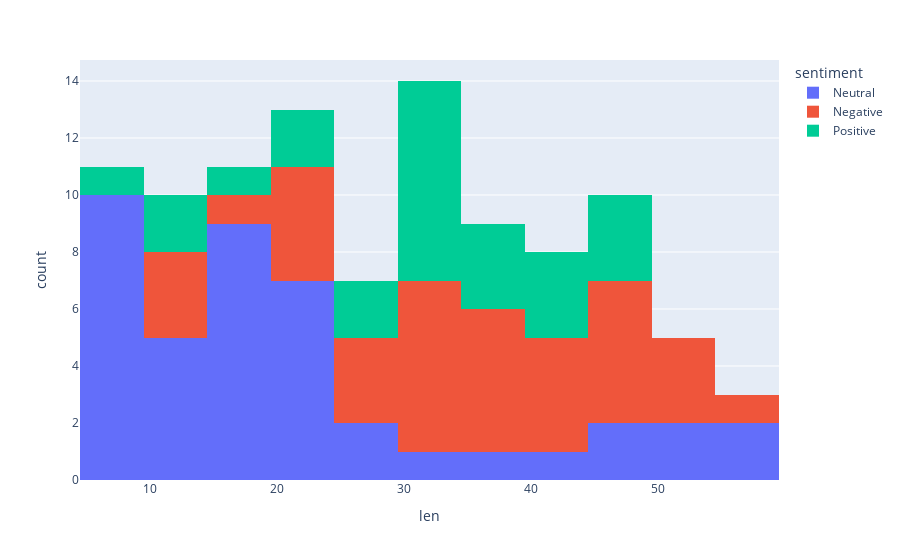

The cell this chart's notebook holds for it:
### Code cell
fig = px.histogram(df, x='len', color='sentiment')

fig.show()

### Figure 1 — Plotly figure (JSON) as saved in the notebook; plotly's stock layout.template omitted (floating-point values rounded to 4 significant figures)
{"data": [{"alignmentgroup": "True", "bingroup": "x", "hovertemplate": "sentiment=Neutral<br>len=%{x}<br>count=%{y}<extra></extra>", "legendgroup": "Neutral", "marker": {"color": "#636efa", "pattern": {"shape": ""}}, "name": "Neutral", "offsetgroup": "Neutral", "orientation": "v", "showlegend": true, "type": "histogram", "x": [21, 21, 24, 21, 15, 56, 23, 11, 7, 7, 31, 5, 29, 38, 14, 6, 18, 18, 7, 17, 17, 16, 16, 16, 21, 17, 27, 13, 46, 45, 50, 9, 59, 13, 20, 52, 8, 8, 9, 14, 9, 44], "xaxis": "x", "yaxis": "y"}, {"alignmentgroup": "True", "bingroup": "x", "hovertemplate": "sentiment=Negative<br>len=%{x}<br>count=%{y}<extra></extra>", "legendgroup": "Negative", "marker": {"color": "#EF553B", "pattern": {"shape": ""}}, "name": "Negative", "offsetgroup": "Negative", "orientation": "v", "showlegend": true, "type": "histogram", "x": [48, 50, 17, 11, 50, 31, 46, 11, 45, 22, 48, 33, 39, 55, 42, 39, 34, 28, 35, 25, 51, 41, 40, 32, 36, 20, 22, 24, 28, 10, 33, 33, 36, 43, 49], "xaxis": "x", "yaxis": "y"}, {"alignmentgroup": "True", "bingroup": "x", "hovertemplate": "sentiment=Positive<br>len=%{x}<br>count=%{y}<extra></extra>", "legendgroup": "Positive", "marker": {"color": "#00cc96", "pattern": {"shape": ""}}, "name": "Positive", "offsetgroup": "Positive", "orientation": "v", "showlegend": true, "type": "histogram", "x": [35, 21, 25, 30, 34, 29, 10, 9, 35, 19, 30, 48, 20, 42, 34, 14, 48, 39, 31, 32, 31, 42, 44, 47], "xaxis": "x", "yaxis": "y"}], "layout": {"barmode": "relative", "legend": {"title": {"text": "sentiment"}, "tracegroupgap": 0}, "margin": {"t": 60}, "xaxis": {"anchor": "y", "domain": [0, 1], "title": {"text": "len"}}, "yaxis": {"anchor": "x", "domain": [0, 1], "title": {"text": "count"}}}}
